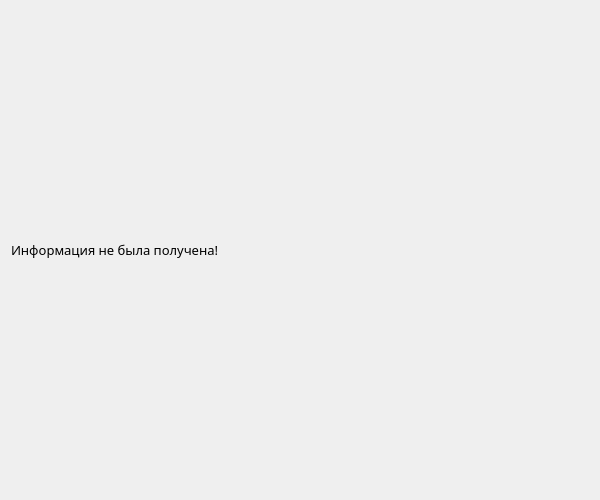
<?xml version="1.0" encoding="UTF-8"?>
<ui version="4.0">
 <class>Info</class>
 <widget class="QDialog" name="Info">
  <property name="enabled">
   <bool>true</bool>
  </property>
  <property name="geometry">
   <rect>
    <x>0</x>
    <y>0</y>
    <width>600</width>
    <height>500</height>
   </rect>
  </property>
  <property name="minimumSize">
   <size>
    <width>250</width>
    <height>55</height>
   </size>
  </property>
  <property name="maximumSize">
   <size>
    <width>1000</width>
    <height>1000</height>
   </size>
  </property>
  <property name="font">
   <font>
    <family>Century Gothic</family>
    <pointsize>10</pointsize>
   </font>
  </property>
  <property name="windowTitle">
   <string>Информационное окно</string>
  </property>
  <layout class="QGridLayout" name="gridLayout">
   <item row="0" column="0">
    <widget class="QLabel" name="infoLabel">
     <property name="sizeIncrement">
      <size>
       <width>0</width>
       <height>0</height>
      </size>
     </property>
     <property name="baseSize">
      <size>
       <width>0</width>
       <height>0</height>
      </size>
     </property>
     <property name="text">
      <string>Информация не была получена!</string>
     </property>
     <property name="wordWrap">
      <bool>true</bool>
     </property>
     <property name="margin">
      <number>10</number>
     </property>
    </widget>
   </item>
  </layout>
 </widget>
 <resources/>
 <connections/>
</ui>
